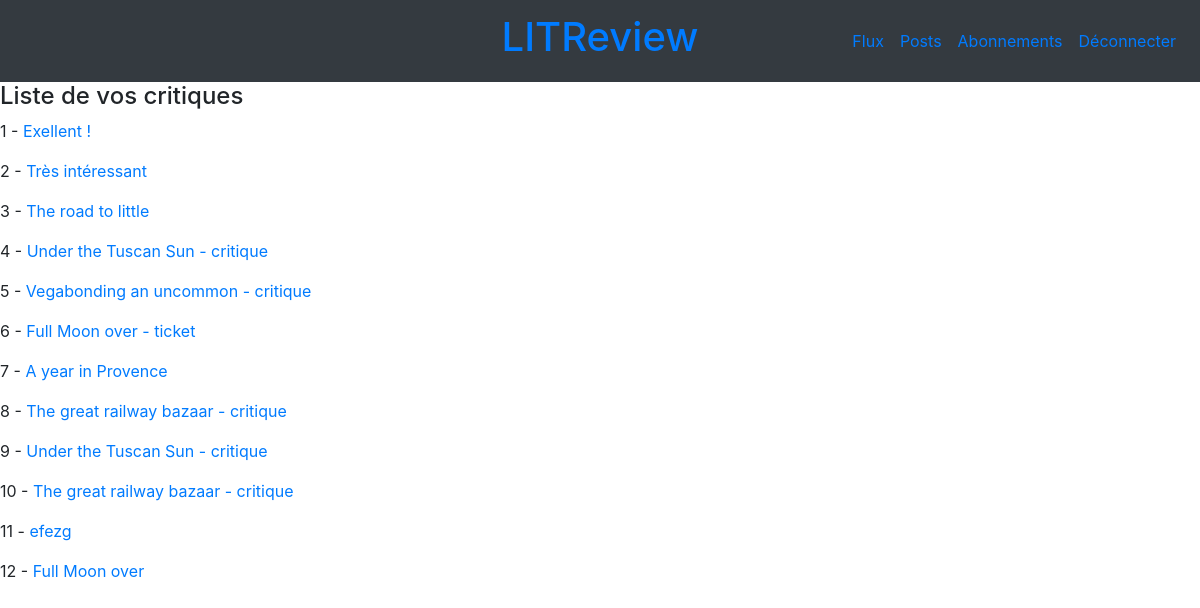
The page /reviews/list/ (signed in) on the database its author committed.
### reviews/models.py (models this page shows, shortened)
class Review(models.Model):
    ticket = models.ForeignKey(to=Ticket, on_delete=models.CASCADE, related_name='reviews')
    rating = models.PositiveSmallIntegerField(
        validators=[MinValueValidator(0), MaxValueValidator(5)])
    headline = models.CharField(max_length=128)
    body = models.CharField(max_length=8192, blank=True)
    user = models.ForeignKey(
        to=settings.AUTH_USER_MODEL, on_delete=models.CASCADE, related_name='reviews')
    time_created = models.DateTimeField(auto_now_add=True) # Add this
    def get_absolute_url(self):
        return reverse("reviews:review-detail", kwargs={"pk": self.id})

### reviews/views.py (the view)
# urls.py: path('reviews/list/', views.ReviewListView.as_view(), name='review-list'),
class ReviewListView(ListView):
    template_name = 'reviews/review_list.html'
    queryset = Review.objects.all()

### reviews/templates/reviews/review_list.html
{% extends 'reviews/header.html' %}
{% block content %}
     <h4>Liste de vos critiques</h4>
     {% for instance in object_list %}
          <p>{{ forloop.counter }} - <a href='{{ instance.get_absolute_url }}'>{{ instance.headline }}</a></p>
     {% endfor %}
{% endblock %}

### rows shown on the page
Review: headline "Exellent !"
Review: headline "Très intéressant"
Review: headline "The road to little"
Review: headline "Under the Tuscan Sun - critique"
Review: headline "Vegabonding an uncommon - critique"
Review: headline "Full Moon over - ticket"
Review: headline "A year in Provence"
Review: headline "The great railway bazaar - critique"
Review: headline "Under the Tuscan Sun - critique"
Review: headline "The great railway bazaar - critique"
Review: headline "efezg"
Review: headline "Full Moon over"
